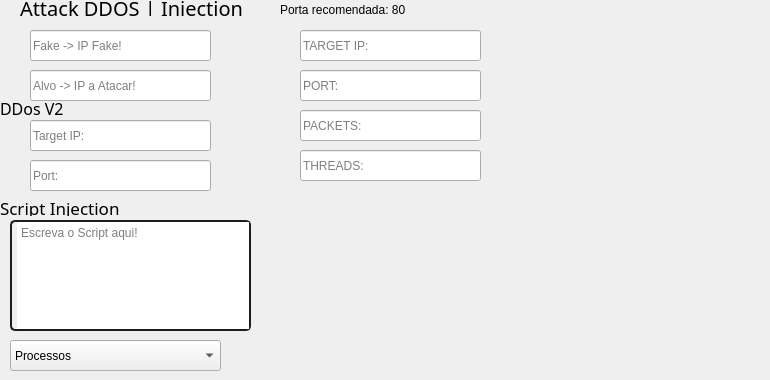
                  <widget class="QWidget" name="attack_page">
                   <widget class="QLabel" name="label_24">
                    <property name="geometry">
                     <rect>
                      <x>0</x>
                      <y>30</y>
                      <width>31</width>
                      <height>31</height>
                     </rect>
                    </property>
                    <property name="text">
                     <string/>
                    </property>
                    <property name="pixmap">
                     <pixmap>../ICONS/20x20/cil-headphones.png</pixmap>
                    </property>
                   </widget>
                   <widget class="QLineEdit" name="fake_ip">
                    <property name="geometry">
                     <rect>
                      <x>30</x>
                      <y>30</y>
                      <width>181</width>
                      <height>31</height>
                     </rect>
                    </property>
                    <property name="text">
                     <string/>
                    </property>
                    <property name="placeholderText">
                     <string>Fake -&gt; IP Fake!</string>
                    </property>
                   </widget>
                   <widget class="QLabel" name="label_25">
                    <property name="geometry">
                     <rect>
                      <x>0</x>
                      <y>70</y>
                      <width>31</width>
                      <height>31</height>
                     </rect>
                    </property>
                    <property name="text">
                     <string/>
                    </property>
                    <property name="pixmap">
                     <pixmap>../ICONS/20x20/cil-mouse.png</pixmap>
                    </property>
                   </widget>
                   <widget class="QPushButton" name="attack_target_btn">
                    <property name="geometry">
                     <rect>
                      <x>210</x>
                      <y>70</y>
                      <width>31</width>
                      <height>31</height>
                     </rect>
                    </property>
                    <property name="styleSheet">
                     <string notr="true">QPushButton {	
	border: none;
	background-color: transparent;
}
QPushButton:hover {
	background-color: rgb(52, 59, 72);
}
QPushButton:pressed {	
	background-color: rgb(85, 170, 0);
}</string>
                    </property>
                    <property name="text">
                     <string/>
                    </property>
                    <property name="icon">
                     <iconset>
                      <normaloff>../ICONS/24x24/cil-arrow-circle-right.png</normaloff>../ICONS/24x24/cil-arrow-circle-right.png</iconset>
                    </property>
                   </widget>
                   <widget class="QLineEdit" name="target_ip">
                    <property name="geometry">
                     <rect>
                      <x>30</x>
                      <y>70</y>
                      <width>181</width>
                      <height>31</height>
                     </rect>
                    </property>
                    <property name="text">
                     <string/>
                    </property>
                    <property name="placeholderText">
                     <string>Alvo -&gt; IP a Atacar!</string>
                    </property>
                   </widget>
                   <widget class="QPushButton" name="stopar_console_btn">
                    <property name="geometry">
                     <rect>
                      <x>730</x>
                      <y>330</y>
                      <width>31</width>
                      <height>31</height>
                     </rect>
                    </property>
                    <property name="styleSheet">
                     <string notr="true">QPushButton {	
	border: none;
	background-color: transparent;
}
QPushButton:hover {
	background-color: rgb(52, 59, 72);
}
QPushButton:pressed {	
	background-color: rgb(85, 170, 0);
}</string>
                    </property>
                    <property name="text">
                     <string/>
                    </property>
                    <property name="icon">
                     <iconset>
                      <normaloff>../ICONS/24x24/cil-x.png</normaloff>../ICONS/24x24/cil-x.png</iconset>
                    </property>
                   </widget>
                   <widget class="QLabel" name="label_30">
                    <property name="geometry">
                     <rect>
                      <x>0</x>
                      <y>0</y>
                      <width>21</width>
                      <height>16</height>
                     </rect>
                    </property>
                    <property name="text">
                     <string/>
                    </property>
                    <property name="pixmap">
                     <pixmap>../ICONS/16x16/cil-door.png</pixmap>
                    </property>
                   </widget>
                   <widget class="QLabel" name="label_31">
                    <property name="geometry">
                     <rect>
                      <x>20</x>
                      <y>0</y>
                      <width>251</width>
                      <height>16</height>
                     </rect>
                    </property>
                    <property name="font">
                     <font>
                      <family>Uni Sans Heavy CAPS</family>
                      <pointsize>15</pointsize>
                      <weight>50</weight>
                      <bold>false</bold>
                     </font>
                    </property>
                    <property name="text">
                     <string>Attack DDOS | Injection</string>
                    </property>
                   </widget>
                   <widget class="QComboBox" name="process_list">
                    <property name="geometry">
                     <rect>
                      <x>10</x>
                      <y>340</y>
                      <width>211</width>
                      <height>31</height>
                     </rect>
                    </property>
                    <property name="currentText">
                     <string>Processos</string>
                    </property>
                    <item>
                     <property name="text">
                      <string notr="true">Processos</string>
                     </property>
                    </item>
                   </widget>
                   <widget class="QPlainTextEdit" name="script_area">
                    <property name="geometry">
                     <rect>
                      <x>10</x>
                      <y>220</y>
                      <width>241</width>
                      <height>111</height>
                     </rect>
                    </property>
                    <property name="styleSheet">
                     <string notr="true">QPlainTextEdit {
	border-radius: 5px;
	border: 2px solid rgb(27, 29, 35);
	padding-left: 5px;
}</string>
                    </property>
                    <property name="placeholderText">
                     <string>Escreva o Script aqui!</string>
                    </property>
                   </widget>
                   <widget class="QLabel" name="label_32">
                    <property name="geometry">
                     <rect>
                      <x>0</x>
                      <y>200</y>
                      <width>151</width>
                      <height>16</height>
                     </rect>
                    </property>
                    <property name="font">
                     <font>
                      <family>Uni Sans Heavy CAPS</family>
                      <pointsize>13</pointsize>
                      <weight>50</weight>
                      <bold>false</bold>
                     </font>
                    </property>
                    <property name="text">
                     <string>Script Injection</string>
                    </property>
                   </widget>
                   <widget class="QPushButton" name="inject_python_script">
                    <property name="geometry">
                     <rect>
                      <x>220</x>
                      <y>340</y>
                      <width>31</width>
                      <height>31</height>
                     </rect>
                    </property>
                    <property name="styleSheet">
                     <string notr="true">QPushButton {	
	border: none;
	background-color: transparent;
}
QPushButton:hover {
	background-color: rgb(52, 59, 72);
}
QPushButton:pressed {	
	background-color: rgb(85, 170, 0);
}</string>
                    </property>
                    <property name="text">
                     <string/>
                    </property>
                    <property name="icon">
                     <iconset>
                      <normaloff>../ICONS/24x24/cil-arrow-circle-right.png</normaloff>../ICONS/24x24/cil-arrow-circle-right.png</iconset>
                    </property>
                   </widget>
                   <widget class="QPushButton" name="open_python_script">
                    <property name="geometry">
                     <rect>
                      <x>220</x>
                      <y>220</y>
                      <width>31</width>
                      <height>31</height>
                     </rect>
                    </property>
                    <property name="styleSheet">
                     <string notr="true">QPushButton {	
	border: none;
	background-color: transparent;
}
QPushButton:hover {
	background-color: rgb(52, 59, 72);
}
QPushButton:pressed {	
	background-color: rgb(85, 170, 0);
}</string>
                    </property>
                    <property name="text">
                     <string/>
                    </property>
                    <property name="icon">
                     <iconset>
                      <normaloff>../ICONS/24x24/cil-folder-open.png</normaloff>../ICONS/24x24/cil-folder-open.png</iconset>
                    </property>
                   </widget>
                   <widget class="QLabel" name="label_6">
                    <property name="geometry">
                     <rect>
                      <x>280</x>
                      <y>0</y>
                      <width>151</width>
                      <height>20</height>
                     </rect>
                    </property>
                    <property name="text">
                     <string>Porta recomendada: 80</string>
                    </property>
                   </widget>
                   <widget class="QLineEdit" name="target2_ip">
                    <property name="geometry">
                     <rect>
                      <x>30</x>
                      <y>120</y>
                      <width>181</width>
                      <height>31</height>
                     </rect>
                    </property>
                    <property name="text">
                     <string/>
                    </property>
                    <property name="placeholderText">
                     <string>Target IP:</string>
                    </property>
                   </widget>
                   <widget class="QLabel" name="label_48">
                    <property name="geometry">
                     <rect>
                      <x>0</x>
                      <y>160</y>
                      <width>31</width>
                      <height>31</height>
                     </rect>
                    </property>
                    <property name="text">
                     <string/>
                    </property>
                    <property name="pixmap">
                     <pixmap>../ICONS/20x20/cil-mouse.png</pixmap>
                    </property>
                   </widget>
                   <widget class="QLineEdit" name="port_server">
                    <property name="geometry">
                     <rect>
                      <x>30</x>
                      <y>160</y>
                      <width>181</width>
                      <height>31</height>
                     </rect>
                    </property>
                    <property name="text">
                     <string/>
                    </property>
                    <property name="placeholderText">
                     <string>Port:</string>
                    </property>
                   </widget>
                   <widget class="QLabel" name="label_49">
                    <property name="geometry">
                     <rect>
                      <x>0</x>
                      <y>120</y>
                      <width>31</width>
                      <height>31</height>
                     </rect>
                    </property>
                    <property name="text">
                     <string/>
                    </property>
                    <property name="pixmap">
                     <pixmap>../ICONS/20x20/cil-headphones.png</pixmap>
                    </property>
                   </widget>
                   <widget class="QPushButton" name="attack_target2_btn">
                    <property name="geometry">
                     <rect>
                      <x>210</x>
                      <y>160</y>
                      <width>31</width>
                      <height>31</height>
                     </rect>
                    </property>
                    <property name="styleSheet">
                     <string notr="true">QPushButton {	
	border: none;
	background-color: transparent;
}
QPushButton:hover {
	background-color: rgb(52, 59, 72);
}
QPushButton:pressed {	
	background-color: rgb(85, 170, 0);
}</string>
                    </property>
                    <property name="text">
                     <string/>
                    </property>
                    <property name="icon">
                     <iconset>
                      <normaloff>../ICONS/24x24/cil-arrow-circle-right.png</normaloff>../ICONS/24x24/cil-arrow-circle-right.png</iconset>
                    </property>
                   </widget>
                   <widget class="QLabel" name="label_50">
                    <property name="geometry">
                     <rect>
                      <x>0</x>
                      <y>100</y>
                      <width>81</width>
                      <height>16</height>
                     </rect>
                    </property>
                    <property name="font">
                     <font>
                      <family>Uni Sans Heavy CAPS</family>
                      <pointsize>12</pointsize>
                      <weight>50</weight>
                      <bold>false</bold>
                     </font>
                    </property>
                    <property name="text">
                     <string>DDos V2</string>
                    </property>
                   </widget>
                   <widget class="QLabel" name="label_51">
                    <property name="geometry">
                     <rect>
                      <x>270</x>
                      <y>70</y>
                      <width>31</width>
                      <height>31</height>
                     </rect>
                    </property>
                    <property name="text">
                     <string/>
                    </property>
                    <property name="pixmap">
                     <pixmap>../ICONS/20x20/cil-screen-desktop.png</pixmap>
                    </property>
                   </widget>
                   <widget class="QLineEdit" name="master_dos_ip">
                    <property name="geometry">
                     <rect>
                      <x>300</x>
                      <y>30</y>
                      <width>181</width>
                      <height>31</height>
                     </rect>
                    </property>
                    <property name="text">
                     <string/>
                    </property>
                    <property name="placeholderText">
                     <string>TARGET IP:</string>
                    </property>
                   </widget>
                   <widget class="QPushButton" name="master_dos_start_btn">
                    <property name="geometry">
                     <rect>
                      <x>480</x>
                      <y>150</y>
                      <width>31</width>
                      <height>31</height>
                     </rect>
                    </property>
                    <property name="styleSheet">
                     <string notr="true">QPushButton {	
	border: none;
	background-color: transparent;
}
QPushButton:hover {
	background-color: rgb(52, 59, 72);
}
QPushButton:pressed {	
	background-color: rgb(85, 170, 0);
}</string>
                    </property>
                    <property name="text">
                     <string/>
                    </property>
                    <property name="icon">
                     <iconset>
                      <normaloff>../ICONS/24x24/cil-arrow-circle-right.png</normaloff>../ICONS/24x24/cil-arrow-circle-right.png</iconset>
                    </property>
                   </widget>
                   <widget class="QLabel" name="label_52">
                    <property name="geometry">
                     <rect>
                      <x>270</x>
                      <y>30</y>
                      <width>31</width>
                      <height>31</height>
                     </rect>
                    </property>
                    <property name="text">
                     <string/>
                    </property>
                    <property name="pixmap">
                     <pixmap>../ICONS/20x20/cil-voice-over-record.png</pixmap>
                    </property>
                   </widget>
                   <widget class="QLineEdit" name="master_dos_port">
                    <property name="geometry">
                     <rect>
                      <x>300</x>
                      <y>70</y>
                      <width>181</width>
                      <height>31</height>
                     </rect>
                    </property>
                    <property name="text">
                     <string/>
                    </property>
                    <property name="placeholderText">
                     <string>PORT:</string>
                    </property>
                   </widget>
                   <widget class="QLineEdit" name="master_dos_packets">
                    <property name="geometry">
                     <rect>
                      <x>300</x>
                      <y>110</y>
                      <width>181</width>
                      <height>31</height>
                     </rect>
                    </property>
                    <property name="text">
                     <string/>
                    </property>
                    <property name="placeholderText">
                     <string>PACKETS:</string>
                    </property>
                   </widget>
                   <widget class="QLabel" name="label_53">
                    <property name="geometry">
                     <rect>
                      <x>270</x>
                      <y>110</y>
                      <width>31</width>
                      <height>31</height>
                     </rect>
                    </property>
                    <property name="text">
                     <string/>
                    </property>
                    <property name="pixmap">
                     <pixmap>../ICONS/20x20/cil-rss.png</pixmap>
                    </property>
                   </widget>
                   <widget class="QLineEdit" name="master_dos_threads">
                    <property name="geometry">
                     <rect>
                      <x>300</x>
                      <y>150</y>
                      <width>181</width>
                      <height>31</height>
                     </rect>
                    </property>
                    <property name="text">
                     <string/>
                    </property>
                    <property name="placeholderText">
                     <string>THREADS:</string>
                    </property>
                   </widget>
                   <widget class="QLabel" name="label_54">
                    <property name="geometry">
                     <rect>
                      <x>270</x>
                      <y>150</y>
                      <width>31</width>
                      <height>31</height>
                     </rect>
                    </property>
                    <property name="text">
                     <string/>
                    </property>
                    <property name="pixmap">
                     <pixmap>../ICONS/20x20/cil-speedometer.png</pixmap>
                    </property>
                   </widget>
                   <zorder>label_52</zorder>
                   <zorder>label_54</zorder>
                   <zorder>label_53</zorder>
                   <zorder>attack_target2_btn</zorder>
                   <zorder>label_50</zorder>
                   <zorder>label_48</zorder>
                   <zorder>label_49</zorder>
                   <zorder>label_6</zorder>
                   <zorder>label_24</zorder>
                   <zorder>fake_ip</zorder>
                   <zorder>label_25</zorder>
                   <zorder>attack_target_btn</zorder>
                   <zorder>target_ip</zorder>
                   <zorder>stopar_console_btn</zorder>
                   <zorder>label_30</zorder>
                   <zorder>label_31</zorder>
                   <zorder>process_list</zorder>
                   <zorder>script_area</zorder>
                   <zorder>label_32</zorder>
                   <zorder>inject_python_script</zorder>
                   <zorder>open_python_script</zorder>
                   <zorder>target2_ip</zorder>
                   <zorder>port_server</zorder>
                   <zorder>label_51</zorder>
                   <zorder>master_dos_ip</zorder>
                   <zorder>master_dos_start_btn</zorder>
                   <zorder>master_dos_port</zorder>
                   <zorder>master_dos_packets</zorder>
                   <zorder>master_dos_threads</zorder>
                  </widget>
